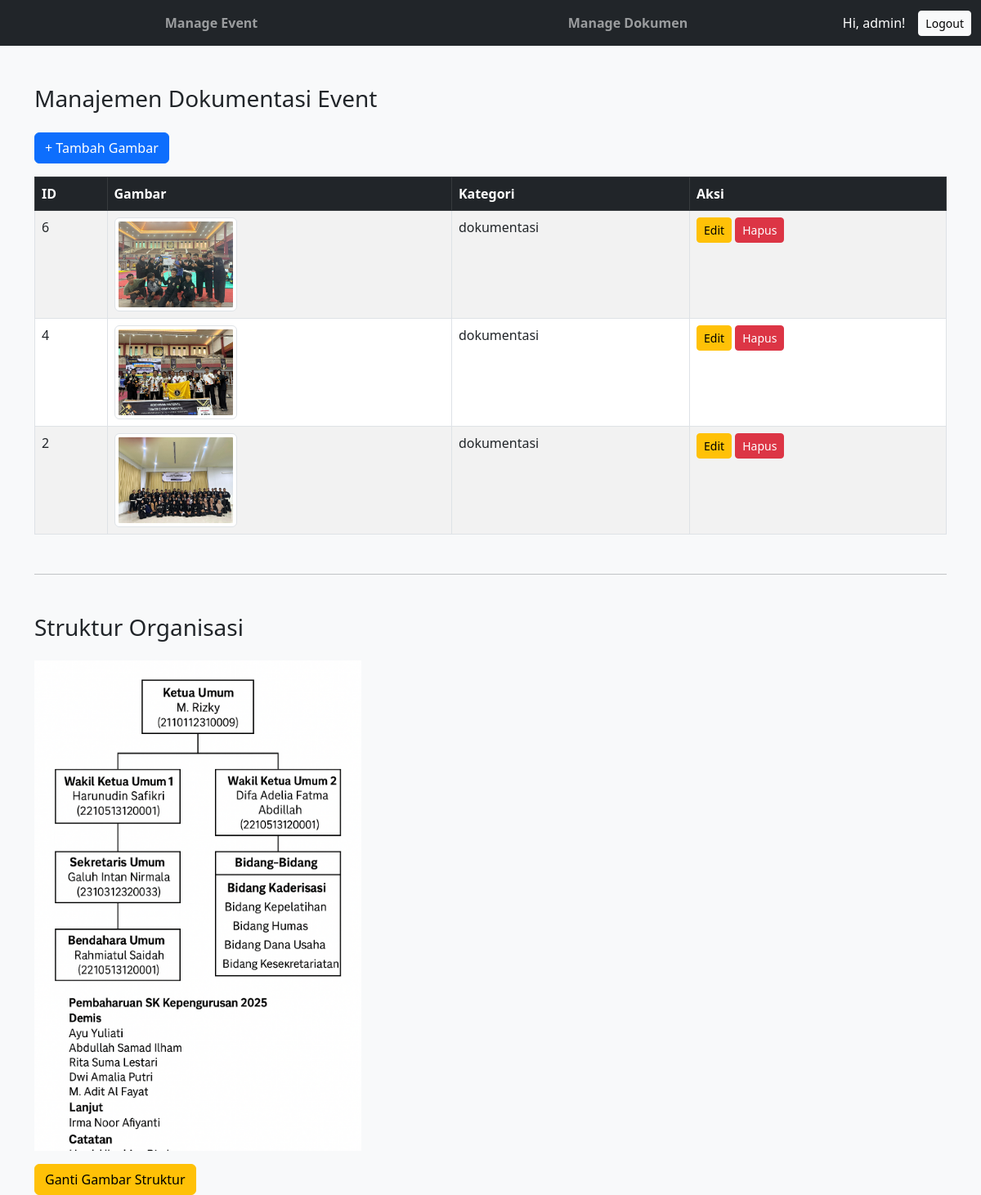
The app's page /admin/manage_dokumen.php (signed in) with its own data.
### tables this page shows
CREATE TABLE `galeri_organisasi` (
  `id` int(11) NOT NULL,
  `kategori` enum('dokumentasi','struktur') NOT NULL,
  `gambar` varchar(255) NOT NULL,
  `created_at` timestamp NOT NULL DEFAULT current_timestamp()
);

### admin/manage_dokumen.php (the view)
<?php
include 'sidebar.php';
include 'koneksi.php';
$dokumentasi_query = mysqli_query($koneksi, "SELECT * FROM galeri_organisasi WHERE kategori = 'dokumentasi' ORDER BY id DESC");
$struktur_query = mysqli_query($koneksi, "SELECT * FROM galeri_organisasi WHERE kategori = 'struktur' LIMIT 1");
$struktur = mysqli_fetch_assoc($struktur_query);
?>
<div class="container mt-5">
    <h3 class="mb-4">Manajemen Dokumentasi Event</h3>
    <a href="tambah_dokumen.php" class="btn btn-primary mb-3">+ Tambah Gambar</a>
    <table class="table table-bordered table-striped">
        <thead class="table-dark">
            <tr>
                <th>ID</th>
                <th>Gambar</th>
                <th>Kategori</th>
                <th>Aksi</th>
            </tr>
        </thead>
        <tbody>
        <?php while ($row = mysqli_fetch_assoc($dokumentasi_query)) : ?>
            <tr>
                <td><?= $row['id'] ?></td>
                <td>
                    <img src="uploads/<?= htmlspecialchars(basename($row['gambar'])) ?>" width="150" class="img-thumbnail">
                </td>
                <td><?= htmlspecialchars($row['kategori']) ?></td>
                <td>
                    <a href="edit_gambar.php?id=<?= $row['id'] ?>&kategori=dokumentasi" class="btn btn-warning btn-sm">Edit</a>
                    <a href="hapus_gambar.php?id=<?= $row['id'] ?>" class="btn btn-danger btn-sm">Hapus</a>
                </td>
            </tr>
        <?php endwhile; ?>
        </tbody>
    </table>
    <hr class="my-5">
    <h3 class="mb-4">Struktur Organisasi</h3>
    <?php if ($struktur): ?>
        <img src="uploads/<?= htmlspecialchars(basename($struktur['gambar'])) ?>" class="img-fluid mb-3" style="max-width: 400px;">
        <div>
            <a href="edit_gambar.php?id=<?= $struktur['id'] ?>&kategori=struktur" class="btn btn-warning">Ganti Gambar Struktur</a>
        </div>
    <?php else: ?>
        <div class="alert alert-warning">Belum ada gambar struktur organisasi.</div>
    <?php endif; ?>
</div>

### admin/sidebar.php (shortened to what this page needs)
<!DOCTYPE html>
<html lang="en">
<head>
  <link href="https://cdn.jsdelivr.net/npm/bootstrap@5.3.0/dist/css/bootstrap.min.css" rel="stylesheet">
  <link href="https://cdnjs.cloudflare.com/ajax/libs/font-awesome/5.15.3/css/all.min.css" rel="stylesheet"/>
</head>
<body class="bg-light">
  <nav class="navbar navbar-expand-lg navbar-dark bg-dark">
    <div class="container-fluid">
      <div class="mx-auto">
        <ul class="navbar-nav me-auto mb-2 mb-lg-0 d-flex flex-row gap-4">
          <li class="nav-item">
            <a class="nav-link fw-bold" href="manage.php">Manage Event</a>
          </li>
        </ul>
      </div>
      <div class="mx-auto">
        <ul class="navbar-nav me-auto mb-2 mb-lg-0 d-flex flex-row gap-4">
          <li class="nav-item">
            <a class="nav-link fw-bold" href="manage_dokumen.php">Manage Dokumen</a>
          </li>
        </ul>
      </div>
      <div class="d-flex align-items-center text-white">
        <span class="me-3">Hi, <?= isset($_SESSION['username']) ? htmlspecialchars($_SESSION['username']) : 'Admin'; ?>!</span>
        <a href="logout.php" class="btn btn-light btn-sm">Logout</a>
      </div>
    </div>
  </nav>
</body>
</html>

### records on screen
galeri_organisasi: id "6", gambar (picture), kategori "dokumentasi"
galeri_organisasi: id "4", gambar (picture), kategori "dokumentasi"
galeri_organisasi: id "2", gambar (picture), kategori "dokumentasi"
galeri_organisasi: gambar (picture)

### other values on screen
$_SESSION['username'] "admin"
